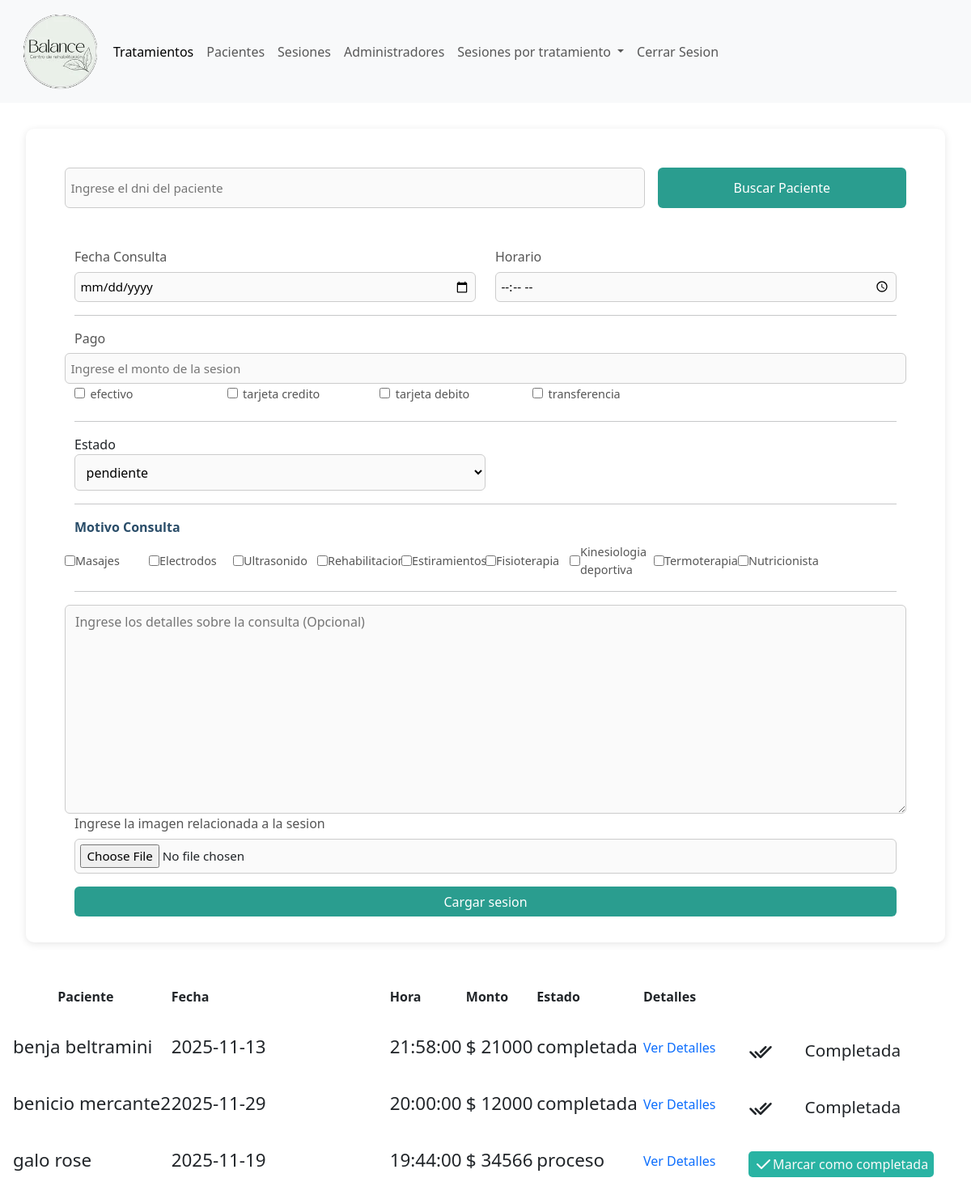
The page /admin/sesiones.php (signed in) on the database its author committed.
### tables this page shows
CREATE TABLE IF NOT EXISTS `metodos_pago` (
  `id_metodos_pago` int NOT NULL AUTO_INCREMENT,
  `nombre` varchar(45) NOT NULL,
  PRIMARY KEY (`id_metodos_pago`),
  UNIQUE KEY `id_metodos_pago_UNIQUE` (`id_metodos_pago`)
);

CREATE TABLE IF NOT EXISTS `tratamientos` (
  `id_tratamientos` int NOT NULL AUTO_INCREMENT,
  `nombre` varchar(45) NOT NULL,
  PRIMARY KEY (`id_tratamientos`),
  UNIQUE KEY `id_tratamientos_UNIQUE` (`id_tratamientos`)
);

CREATE TABLE IF NOT EXISTS `sesiones` (
  `id_sesiones` int NOT NULL AUTO_INCREMENT,
  `detalles` tinytext,
  `imagen` varchar(100) DEFAULT NULL,
  `fk_personas` int NOT NULL,
  `fk_fechas_horas` int NOT NULL,
  `fk_estado_sesion` int NOT NULL,
  `monto` decimal(10,0) NOT NULL,
  PRIMARY KEY (`id_sesiones`,`fk_fechas_horas`),
  UNIQUE KEY `id_sesiones_UNIQUE` (`id_sesiones`)
);

CREATE TABLE IF NOT EXISTS `personas` (
  `id_personas` int NOT NULL AUTO_INCREMENT,
  `nombre` varchar(45) NOT NULL,
  `apellido` varchar(45) NOT NULL,
  `dni` int NOT NULL,
  `fecha_nacimiento` date NOT NULL,
  `telefono` int NOT NULL,
  `email` varchar(60) NOT NULL,
  `fk_rol` int NOT NULL,
  `contrasenia` varchar(45) NOT NULL,
  PRIMARY KEY (`id_personas`),
  UNIQUE KEY `id_personas_UNIQUE` (`id_personas`),
  UNIQUE KEY `dni_UNIQUE` (`dni`),
  UNIQUE KEY `email_UNIQUE` (`email`)
);

CREATE TABLE IF NOT EXISTS `fechas_horas` (
  `id_fechas_horas` int NOT NULL AUTO_INCREMENT,
  `fecha` date NOT NULL,
  `hora` time NOT NULL,
  PRIMARY KEY (`id_fechas_horas`),
  UNIQUE KEY `id_fechas_horas_UNIQUE` (`id_fechas_horas`)
);

CREATE TABLE IF NOT EXISTS `estados_sesiones` (
  `id_estado` int NOT NULL AUTO_INCREMENT,
  `nombre` varchar(45) NOT NULL,
  PRIMARY KEY (`id_estado`)
);

### admin/abml/lectura.php (called while the page is built, shortened)
<?php
    $lecturaMetodosPago = "SELECT * FROM `metodos_pago`";
    $lecturaEstados = "SELECT * FROM `estados_sesiones`";
    $lecturaTratamientos = "SELECT * FROM `tratamientos`";
    $lecturaSesiones = "SELECT * FROM `sesiones`";
?>

### admin/sesiones.php (the view, shortened to what this page needs)
<?php
    include_once("../componentes-admin/header.php");
    include_once("../componentes/config/config.php");
    include_once("./abml/lectura.php");
?>
    <main>
        <section id="section-form">
            <article id="article-form">
                <?php
                    if (isset($_GET["idU"])) {
                        $idBuscado = htmlspecialchars($_GET["idU"]);
                        $lecturaUsuarios .= " WHERE `id_personas`='$idBuscado'";
                        if ($usuario = mysqli_fetch_array(mysqli_query($conexion,$lecturaUsuarios))) {
                            echo "<div><a class='cancelar-usuario' href='$_SERVER[PHP_SELF]'>Cancelar Usuario</a></div>";
                            echo "<div>";
                            echo "<p><span class='datos-paciente'>Paciente:</span> $usuario[nombre]  $usuario[apellido]</p>";
                            echo "<p><span class='datos-paciente'>Dni:</span> $usuario[dni]</p>";
                            echo "<p><span class='datos-paciente'>Telefono:</span> $usuario[telefono]</p>";
                            echo "<p><span class='datos-paciente'>Email:</span> $usuario[email]</p>";
                            echo "<p><span class='datos-paciente'>Fecha Nacimiento:</span> $usuario[fecha_nacimiento]</p>";
                            echo "</div>";
                        }
                    }
                    else {
                        echo "<div class='div-busqueda'>";
                            echo "<form action='busqueda-paciente.php' method='post'>
                                    <input type='number' name='dni-buscado' placeholder='Ingrese el dni del paciente'>
                                    <input type='submit' value='Buscar Paciente'>
                                </form>";
                        echo "</div>";
                    }
                ?>
                <form class="container-fluid" action="./abml/alta-sesion.php" enctype="multipart/form-data" method="post">
                    <div class="row">
                        <div class="col-6 d-flex flex-column">
                            <label for="fecha">Fecha Consulta</label>
                            <input type="date" name="fecha" id="fecha" placeholder="Ingrese fecha de la consulta">
                        </div>
                        <div class="col-6 d-flex flex-column"">
                            <label for="hora">Horario</label>
                            <input type="time" name="hora" placeholder="Ingrese horario de la consulta">
                        </div>
                    </div>
                    <hr>
                    <div>
                        <div>
                            <div class="row d-flex align-items-center">
                                <label class="col-2" for="monto">Pago</label>
                                <input class="col-4" type="number" name="monto" id="monto" placeholder="Ingrese el monto de la sesion">
                            </div>
                            <?php
                                $metodosPago = mysqli_query($conexion,$lecturaMetodosPago);
                                while($metodoPago = mysqli_fetch_array($metodosPago)) {
                                    echo "<input type='checkbox' name='metodos-pago[]' id='$metodoPago[nombre]' value='$metodoPago[id_metodos_pago]'>";
                                    echo "<label class='label-checkbox col-2' for='$metodoPago[nombre]'>$metodoPago[nombre]</label>";
                                }
                            ?>
                        </div>
                    </div>
                    <hr>
                    <div>
                        <div class="col-6 >
                            <label for="estado">Estado</label>
                            <select name="estado" id="estado">
                                <?php
                                    $estados = mysqli_query($conexion,$lecturaEstados);
                                    while($estado = mysqli_fetch_array($estados)) {
                                        echo "<option value='$estado[id_estado]'>$estado[nombre]</option>";
                                    }
                                ?>
                            </select>
                        </div>
                    </div>
                    <hr>
                    <div>
                        <p class="motivo-consulta">Motivo Consulta</p>
                        <div class="row">
                        <?php
                            $tratamientos = mysqli_query($conexion,$lecturaTratamientos);
                            while($tratamiento = mysqli_fetch_array($tratamientos)) {
                                echo "<div class='div-checkbox col-2'>";
                                echo "<input type='checkbox' name='tratamientos[]' id='$tratamiento[nombre]' value='$tratamiento[id_tratamientos]'>";
                                echo "<label class='label-checkbox m-0' for='$tratamiento[nombre]'>$tratamiento[nombre]</label>";
                                echo "</div>";
                            }
                        ?>
                        </div>
                    </div>
                    <hr>
                    <div class="row">
                        <textarea class="col-12" name="detalles" id="detalles" rows="10" placeholder="Ingrese los detalles sobre la consulta (Opcional)"></textarea>
                    </div>
                    <div>
                        <label for="imagen">Ingrese la imagen relacionada a la sesion</label>
                        <input type="file" name="imagen" id="imagen" required>
                    </div>
                    <input type="submit" value="Cargar sesion">
                </form>
            </article>
        </section>
        <section>
            <article>
                <table id="tabla-sesion">
                    <thead>
                        <th class="text-center">
                            Paciente
                        </th>
                        <th class="columna-fecha">
                            Fecha
                        </th>
                        <th>
                            Hora
                        </th>
                        <th>
                            Monto
                        </th>
                        <th>
                            Estado
                        </th>
                        <th>
                            Detalles
                        </th>
                    </thead>
                    <tbody>
                        <?php
                            $sesiones = mysqli_query($conexion,$lecturaSesiones);
                            while($sesion = mysqli_fetch_array($sesiones)) {
                                $lecturaUsuarios = "SELECT * FROM `personas`";
                                $lecturaHorarios = "SELECT * FROM `fechas_horas`";
                                $lecturaEstados = "SELECT * FROM `estados_sesiones`";
                                echo "<tr>";
                                $lecturaUsuarios .= "WHERE `id_personas`='$sesion[fk_personas]'";
                                $usuarios = mysqli_query($conexion,$lecturaUsuarios);
                                if ($usuario = mysqli_fetch_array($usuarios)) {
                                    echo "<td class='columna-usuario'><p>$usuario[nombre] $usuario[apellido]</p></td>";
                                }
                                $lecturaHorarios .= "WHERE `id_fechas_horas`='$sesion[fk_fechas_horas]'";
                                $horarios = mysqli_query($conexion,$lecturaHorarios);
                                if ($horario = mysqli_fetch_array($horarios)) {
                                    echo "<td class='columna-fecha'><p>$horario[fecha]</p></td>";
                                    echo "<td><p>$horario[hora]</p></td>";
                                }
                                $lecturaEstados .= " WHERE `id_estado`='$sesion[fk_estado_sesion]'";
                                $estados = mysqli_query($conexion,$lecturaEstados);
                                echo "<td><p>$ $sesion[monto]</p></td>";
                                if ($estado = mysqli_fetch_array($estados)) {
                                    echo "<td>";
                                    echo "<p>$estado[nombre]</p>";
                                    $estadoActual = $estado["nombre"];
                                    echo "</td>";
                                }
                                $verDetalles = "<a href='informacion-sesion.php?id=$sesion[id_sesiones]'>Ver Detalles</a>";
                                if ($estadoActual != "completada") {
                                    $marcarCompletada = "<a class='marcar-completada' href='./abml/procesar-modificacion.php?idC=$sesion[id_sesiones]'>
                                    <svg xmlns='http://www.w3.org/2000/svg' width='24' height='24' viewBox='0 0 24 24' fill='none' stroke='currentColor' stroke-width='2' stroke-linecap='round' stroke-linejoin='round' class='icon icon-tabler icons-tabler-outline icon-tabler-check'><path stroke='none' d='M0 0h24v24H0z' fill='none'/><path d='M5 12l5 5l10 -10' /></svg>
                                    <span>Marcar como completada</span>
                                    </a>";
                                }
                                else {
                                    $marcarCompletada = "<svg xmlns='http://www.w3.org/2000/svg' width='30' height='35' viewBox='0 0 24 24' fill='none' stroke='currentColor' stroke-width='2' stroke-linecap='round' stroke-linejoin='round' class='icon icon-tabler icons-tabler-outline icon-tabler-checks'><path stroke='none' d='M0 0h24v24H0z' fill='none'/><path d='M7 12l5 5l10 -10' /><path d='M2 12l5 5m5 -5l5 -5' /></svg><span class='completada'>Completada</span>";
                                }
                                echo "<td class='td-detalles'>
                                        $verDetalles
                                        $marcarCompletada
                                        </td>";
                                echo "</tr>";
                            }
                        ?>
                    </tbody>
            </article>
        </section>
    </main>
</body>
</html>

### css-admin/sesiones.css (style rules this page uses)
td p { font-size: 1.4rem; }
.td-detalles { display: flex; max-width: fit-content; word-break: break-all; margin-top: 1rem; column-gap: 1rem; }
.td-detalles > * { margin-right: 1.5rem; }
.columna-usuario { max-width: 200px; }
.columna-usuario > p { margin-left: 1rem; }
.columna-fecha { width: 270px; }
.marcar-completada { background-color: #29b3a3; color: #fafafa; border-radius: 5px; padding: 0 0.4rem; display: flex; align-items: center; height: 2rem; }
#section-form { display: flex; justify-content: center; padding: 2rem; }
#article-form { background-color: #fff; padding: 2rem 3rem; border-radius: 10px; box-shadow: 0 2px 10px rgba(0,0,0,0.1); width: 100%; max-width: 1400px; display: flex; flex-direction: column; row-gap: 3rem; }
form p { font-weight: bold; margin-bottom: 1rem; color: #2a4d69; }
.motivo-consulta { font-weight: 600; margin-bottom: 0.5rem; color: #2a4d69; }
label { font-weight: 500; margin-bottom: 0.4rem; color: #555; }
input[type="text"], input[type="number"], input[type="date"], input[type="time"], input[type="file"], select, textarea { width: 100%; padding: 0.6rem; border: 1px solid #ccc; border-radius: 6px; background-color: #fafafa; font-size: 0.95rem; }
.div-checkbox { display: flex; align-items: center; }
.label-checkbox { margin-left: 0.4rem; font-size: 0.9rem; }
hr { border: none; border-top: 1px solid #ddd; margin: 1.5rem 0; }
.completada { font-size: 1.3rem; }
input[type="submit"] { display: block; width: 100%; background-color: #2a9d8f; color: #fff; border: none; padding: 0.8rem; border-radius: 6px; font-size: 1rem; cursor: pointer; transition: background-color 0.3s ease; margin-top: 1rem; }
.div-busqueda form { display: flex; align-items: end; column-gap: 1rem; }
.div-busqueda form input { height: 50px; }
.div-busqueda input:nth-child(1) { width: 70%; }
.div-busqueda input:nth-child(2) { width: 30%; }

### css-admin/main.css (style rules this page uses)
* { margin: 0; padding: 0; }
a { text-decoration: none; }
svg { transition: color 0.3s ease; }
table { width: 100%; }
tr { height: 70px; transition: background-color 0.2s ease; }
input { padding: 0.4rem !important ; }
.div-checkbox { width: 10% !important; padding: 0 !important; }
textarea { padding: 0.5rem; resize: vertical; }

### rows shown on the page
metodos_pago: nombre "efectivo"
metodos_pago: nombre "tarjeta credito"
metodos_pago: nombre "tarjeta debito"
metodos_pago: nombre "transferencia"
tratamientos: nombre "Masajes"
tratamientos: nombre "Electrodos"
tratamientos: nombre "Ultrasonido"
tratamientos: nombre "Rehabilitacion"
tratamientos: nombre "Estiramientos"
tratamientos: nombre "Fisioterapia"
tratamientos: nombre "Kinesiologia deportiva"
tratamientos: nombre "Termoterapia"
tratamientos: nombre "Nutricionista"
sesiones: fk_personas.nombre "benja", fk_personas.apellido "beltramini", fk_fechas_horas.fecha "2025-11-13", fk_fechas_horas.hora "21:58:00", monto "21000", estados_sesiones.nombre "completada", shows "Completada"
sesiones: fk_personas.nombre "benicio", fk_personas.apellido "mercante2", fk_fechas_horas.fecha "2025-11-29", fk_fechas_horas.hora "20:00:00", monto "12000", estados_sesiones.nombre "completada", shows "Completada"
sesiones: fk_personas.nombre "galo", fk_personas.apellido "rose", fk_fechas_horas.fecha "2025-11-19", fk_fechas_horas.hora "19:44:00", monto "34566", estados_sesiones.nombre "proceso"

### other values the page prints
form field estado "pendiente"
